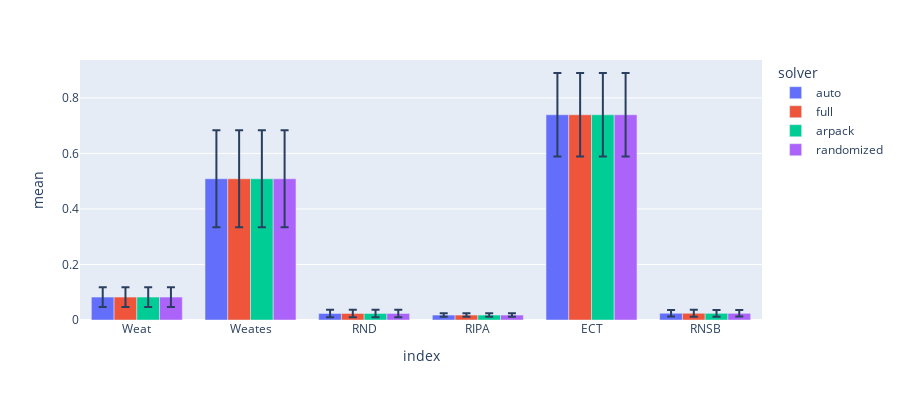

The notebook cell saved with this chart:
### Code cell
import plotly.express as px
fig = px.bar(combined_df, x="index", y="mean",
             color='solver', barmode='group',error_y="std",
             height=400)

fig.show()

### Figure 1 — Plotly figure (JSON) as saved in the notebook; plotly's stock layout.template omitted (floating-point values rounded to 4 significant figures)
{"data": [{"alignmentgroup": "True", "error_y": {"array": [0.03537, 0.1751, 0.01362, 0.006153, 0.1504, 0.01169]}, "hovertemplate": "solver=auto<br>index=%{x}<br>mean=%{y}<extra></extra>", "legendgroup": "auto", "marker": {"color": "#636efa", "pattern": {"shape": ""}}, "name": "auto", "offsetgroup": "auto", "orientation": "v", "showlegend": true, "textposition": "auto", "type": "bar", "x": ["Weat", "Weates", "RND", "RIPA", "ECT", "RNSB"], "xaxis": "x", "y": [0.08262, 0.5087, 0.02354, 0.01778, 0.7392, 0.02429], "yaxis": "y"}, {"alignmentgroup": "True", "error_y": {"array": [0.03537, 0.1751, 0.01362, 0.006153, 0.1504, 0.01226]}, "hovertemplate": "solver=full<br>index=%{x}<br>mean=%{y}<extra></extra>", "legendgroup": "full", "marker": {"color": "#EF553B", "pattern": {"shape": ""}}, "name": "full", "offsetgroup": "full", "orientation": "v", "showlegend": true, "textposition": "auto", "type": "bar", "x": ["Weat", "Weates", "RND", "RIPA", "ECT", "RNSB"], "xaxis": "x", "y": [0.08262, 0.5087, 0.02354, 0.01778, 0.7392, 0.02421], "yaxis": "y"}, {"alignmentgroup": "True", "error_y": {"array": [0.03537, 0.1751, 0.01362, 0.006153, 0.1504, 0.01223]}, "hovertemplate": "solver=arpack<br>index=%{x}<br>mean=%{y}<extra></extra>", "legendgroup": "arpack", "marker": {"color": "#00cc96", "pattern": {"shape": ""}}, "name": "arpack", "offsetgroup": "arpack", "orientation": "v", "showlegend": true, "textposition": "auto", "type": "bar", "x": ["Weat", "Weates", "RND", "RIPA", "ECT", "RNSB"], "xaxis": "x", "y": [0.08262, 0.5087, 0.02354, 0.01778, 0.7392, 0.02398], "yaxis": "y"}, {"alignmentgroup": "True", "error_y": {"array": [0.03537, 0.1751, 0.01362, 0.006153, 0.1504, 0.01185]}, "hovertemplate": "solver=randomized<br>index=%{x}<br>mean=%{y}<extra></extra>", "legendgroup": "randomized", "marker": {"color": "#ab63fa", "pattern": {"shape": ""}}, "name": "randomized", "offsetgroup": "randomized", "orientation": "v", "showlegend": true, "textposition": "auto", "type": "bar", "x": ["Weat", "Weates", "RND", "RIPA", "ECT", "RNSB"], "xaxis": "x", "y": [0.08262, 0.5087, 0.02354, 0.01778, 0.7392, 0.02402], "yaxis": "y"}], "layout": {"barmode": "group", "height": 400, "legend": {"title": {"text": "solver"}, "tracegroupgap": 0}, "margin": {"t": 60}, "xaxis": {"anchor": "y", "domain": [0, 1], "title": {"text": "index"}}, "yaxis": {"anchor": "x", "domain": [0, 1], "title": {"text": "mean"}}}}
